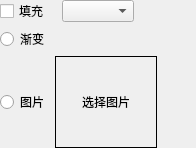
<?xml version="1.0" encoding="UTF-8"?>
<ui version="4.0">
 <class>FillPropertyForm</class>
 <widget class="QWidget" name="FillPropertyForm">
  <property name="geometry">
   <rect>
    <x>0</x>
    <y>0</y>
    <width>196</width>
    <height>148</height>
   </rect>
  </property>
  <property name="sizePolicy">
   <sizepolicy hsizetype="Preferred" vsizetype="Minimum">
    <horstretch>0</horstretch>
    <verstretch>0</verstretch>
   </sizepolicy>
  </property>
  <property name="minimumSize">
   <size>
    <width>0</width>
    <height>0</height>
   </size>
  </property>
  <property name="windowTitle">
   <string>Form</string>
  </property>
  <property name="autoFillBackground">
   <bool>false</bool>
  </property>
  <layout class="QVBoxLayout" name="verticalLayout">
   <property name="sizeConstraint">
    <enum>QLayout::SizeConstraint::SetMinimumSize</enum>
   </property>
   <property name="leftMargin">
    <number>0</number>
   </property>
   <property name="topMargin">
    <number>0</number>
   </property>
   <property name="rightMargin">
    <number>0</number>
   </property>
   <property name="bottomMargin">
    <number>0</number>
   </property>
   <item>
    <layout class="QHBoxLayout" name="horizontalLayout" stretch="0,0,0">
     <property name="spacing">
      <number>4</number>
     </property>
     <property name="sizeConstraint">
      <enum>QLayout::SizeConstraint::SetMaximumSize</enum>
     </property>
     <item>
      <widget class="QCheckBox" name="fillChecked">
       <property name="sizePolicy">
        <sizepolicy hsizetype="Preferred" vsizetype="Fixed">
         <horstretch>0</horstretch>
         <verstretch>0</verstretch>
        </sizepolicy>
       </property>
       <property name="minimumSize">
        <size>
         <width>0</width>
         <height>22</height>
        </size>
       </property>
       <property name="text">
        <string>填充</string>
       </property>
       <property name="checked">
        <bool>false</bool>
       </property>
      </widget>
     </item>
     <item>
      <widget class="QComboBox" name="brushStyle1">
       <property name="sizePolicy">
        <sizepolicy hsizetype="Maximum" vsizetype="Fixed">
         <horstretch>0</horstretch>
         <verstretch>0</verstretch>
        </sizepolicy>
       </property>
       <property name="sizeAdjustPolicy">
        <enum>QComboBox::SizeAdjustPolicy::AdjustToContents</enum>
       </property>
       <property name="iconSize">
        <size>
         <width>16</width>
         <height>16</height>
        </size>
       </property>
       <property name="frame">
        <bool>true</bool>
       </property>
      </widget>
     </item>
     <item>
      <widget class="ColorPicker" name="baseColor">
       <property name="sizePolicy">
        <sizepolicy hsizetype="Preferred" vsizetype="Fixed">
         <horstretch>0</horstretch>
         <verstretch>0</verstretch>
        </sizepolicy>
       </property>
      </widget>
     </item>
    </layout>
   </item>
   <item>
    <layout class="QHBoxLayout" name="horizontalLayout_2" stretch="0,0,0">
     <property name="sizeConstraint">
      <enum>QLayout::SizeConstraint::SetMinimumSize</enum>
     </property>
     <item>
      <widget class="QRadioButton" name="gradientChecked">
       <property name="sizePolicy">
        <sizepolicy hsizetype="Preferred" vsizetype="Fixed">
         <horstretch>0</horstretch>
         <verstretch>0</verstretch>
        </sizepolicy>
       </property>
       <property name="minimumSize">
        <size>
         <width>0</width>
         <height>22</height>
        </size>
       </property>
       <property name="text">
        <string>渐变</string>
       </property>
       <property name="checked">
        <bool>false</bool>
       </property>
       <property name="autoExclusive">
        <bool>false</bool>
       </property>
      </widget>
     </item>
     <item>
      <spacer name="horizontalSpacer_2">
       <property name="orientation">
        <enum>Qt::Orientation::Horizontal</enum>
       </property>
       <property name="sizeType">
        <enum>QSizePolicy::Policy::Fixed</enum>
       </property>
       <property name="sizeHint" stdset="0">
        <size>
         <width>10</width>
         <height>0</height>
        </size>
       </property>
      </spacer>
     </item>
     <item>
      <widget class="QPushButton" name="gradientBtn">
       <property name="sizePolicy">
        <sizepolicy hsizetype="Preferred" vsizetype="Fixed">
         <horstretch>0</horstretch>
         <verstretch>0</verstretch>
        </sizepolicy>
       </property>
       <property name="minimumSize">
        <size>
         <width>90</width>
         <height>0</height>
        </size>
       </property>
       <property name="text">
        <string notr="true"/>
       </property>
       <property name="flat">
        <bool>true</bool>
       </property>
      </widget>
     </item>
    </layout>
   </item>
   <item>
    <layout class="QHBoxLayout" name="horizontalLayout_3" stretch="0,0,0">
     <property name="sizeConstraint">
      <enum>QLayout::SizeConstraint::SetMinimumSize</enum>
     </property>
     <property name="rightMargin">
      <number>0</number>
     </property>
     <item>
      <widget class="QRadioButton" name="imageChecked">
       <property name="sizePolicy">
        <sizepolicy hsizetype="Preferred" vsizetype="Fixed">
         <horstretch>0</horstretch>
         <verstretch>0</verstretch>
        </sizepolicy>
       </property>
       <property name="text">
        <string>图片</string>
       </property>
       <property name="autoExclusive">
        <bool>false</bool>
       </property>
      </widget>
     </item>
     <item>
      <widget class="QLabel" name="fileName">
       <property name="sizePolicy">
        <sizepolicy hsizetype="Fixed" vsizetype="Fixed">
         <horstretch>0</horstretch>
         <verstretch>0</verstretch>
        </sizepolicy>
       </property>
       <property name="minimumSize">
        <size>
         <width>102</width>
         <height>77</height>
        </size>
       </property>
       <property name="maximumSize">
        <size>
         <width>1024</width>
         <height>768</height>
        </size>
       </property>
       <property name="sizeIncrement">
        <size>
         <width>0</width>
         <height>0</height>
        </size>
       </property>
       <property name="baseSize">
        <size>
         <width>0</width>
         <height>0</height>
        </size>
       </property>
       <property name="acceptDrops">
        <bool>true</bool>
       </property>
       <property name="autoFillBackground">
        <bool>false</bool>
       </property>
       <property name="frameShape">
        <enum>QFrame::Shape::Box</enum>
       </property>
       <property name="text">
        <string>选择图片</string>
       </property>
       <property name="alignment">
        <set>Qt::AlignmentFlag::AlignCenter</set>
       </property>
      </widget>
     </item>
     <item>
      <spacer name="horizontalSpacer">
       <property name="orientation">
        <enum>Qt::Orientation::Horizontal</enum>
       </property>
       <property name="sizeHint" stdset="0">
        <size>
         <width>40</width>
         <height>0</height>
        </size>
       </property>
      </spacer>
     </item>
    </layout>
   </item>
  </layout>
 </widget>
 <customwidgets>
  <customwidget>
   <class>ColorPicker</class>
   <extends>QWidget</extends>
   <header>colorpicker.h</header>
  </customwidget>
 </customwidgets>
 <resources/>
 <connections/>
</ui>
